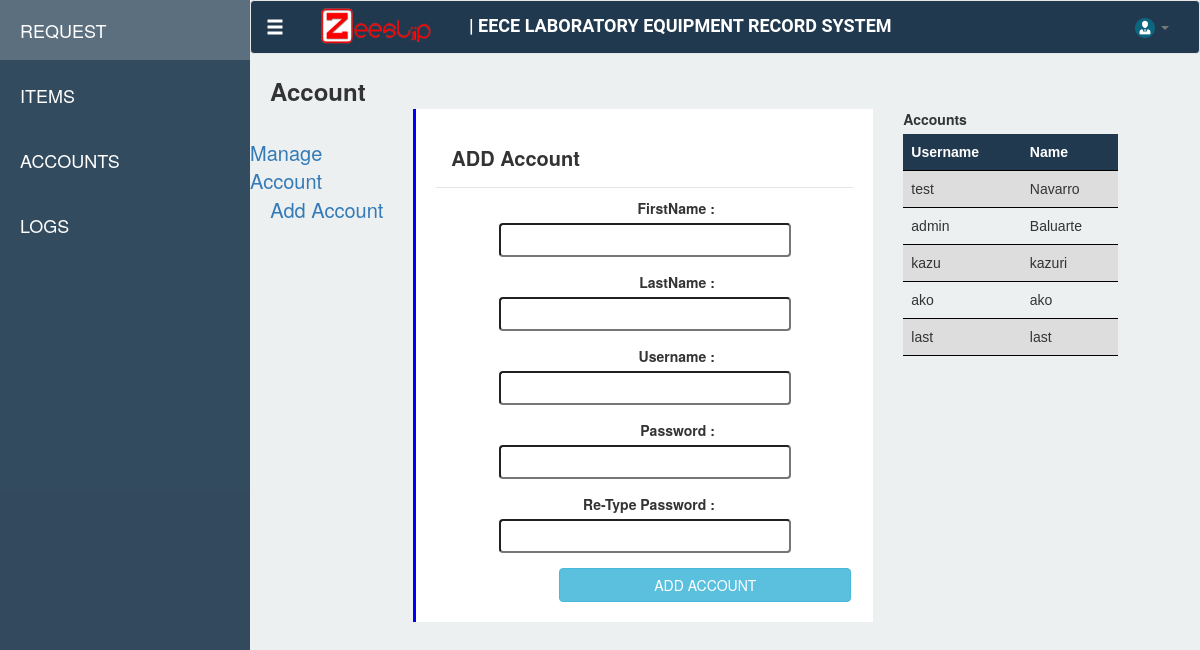
Page /dashboard/account on the earlier database version.
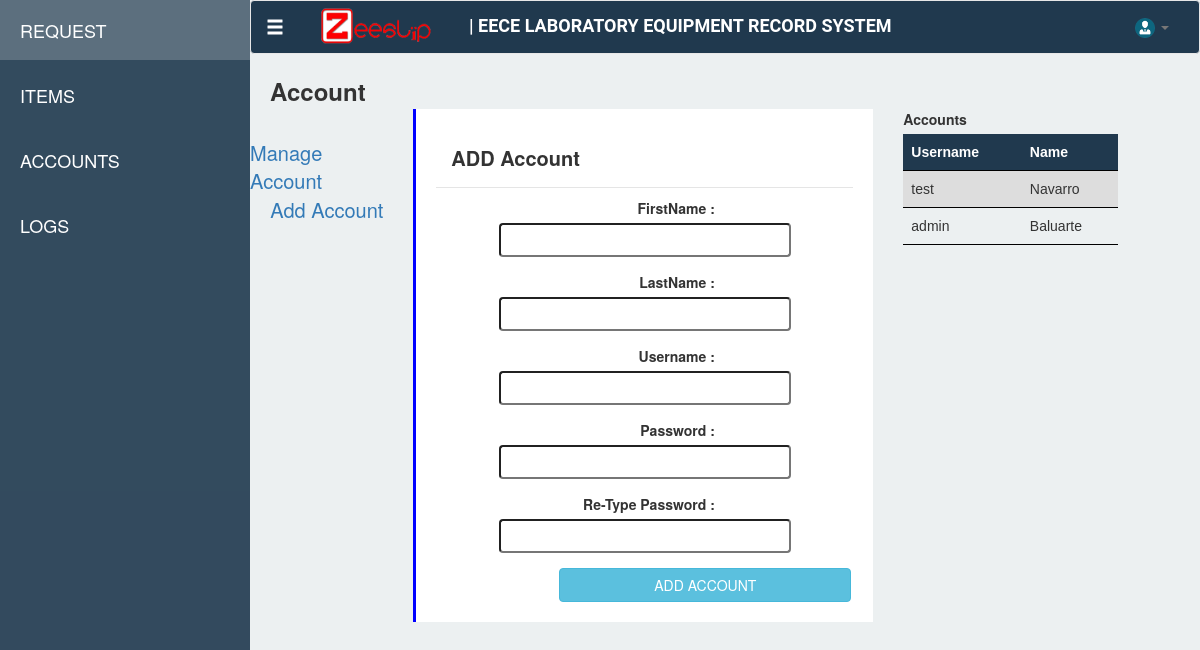
Same page on the later database version.
### tables this page shows
CREATE TABLE "Account" ("accountId" INTEGER PRIMARY KEY  AUTOINCREMENT  NOT NULL  UNIQUE , "username" VARCHAR NOT NULL  UNIQUE , "password" VARCHAR NOT NULL , "firstName" VARCHAR, "lastName" VARCHAR);

### app.py (the view)
    @app.route('/dashboard/account')
    def account():
        con = sqlite3.connect("ZeeSlipv2.sqlite")
        con.row_factory = sqlite3.Row
        cur = con.cursor()
        cur.execute("SELECT username, lastname FROM Account")
        rows = cur.fetchall();
        return render_template('modules/account.html' ,  recs = rows)

### templates/modules/account.html (shortened to what this page needs)
{% extends "dashboard.html" %}
{% block account %}
<link type="text/css" href="{{ url_for('static', filename='css/styles.css') }}" rel="stylesheet">
<div class="">
    <div class="row">
        <div class="col-md-2"><span style="padding-left: 20px;" class="request-text"> Account </span></div>
    </div>
    <div class="row">
        <div class="col-md-2">
            <div id="manAcc" style="float: right; padding-top: 30px; font-size: 20px " ><a href="#"> Manage Account </a></div>
            <div id="addAcc" style="float: right;  font-size: 20px"><a href="#"> Add Account </a></div>
        </div>
        <div class=" col-md-6">
            <section>
                  <div id="foraddAcc" class="border-box3">
                  <div class="modal-header"  style="font-size: 20px; font-weight: bold">ADD Account</div>
                    <center>
                      <form id="addAcc" action="/addAccount" style="margin-top: 10px" method="post">
                        <div class="form-group block">
                            <label>FirstName : </label>
                            <input type="text" class=" inputfield-size" id="newFname" name="newFname" required >
                        </div>
                        <div class="form-group block">
                            <label>LastName : </label>
                            <input type="text" class=" inputfield-size" id="newLname" name="newLname" required>
                        </div>
                        <div class="form-group block">
                            <label>Username : </label>
                            <input type="text" class=" inputfield-size"  id="newusername" name="newusername" required>
                        </div>
                        <div class="form-group block">
                            <label>Password : </label>
                            <input type="password" class=" inputfield-size"  id="newpassword" name="newpassword" required>
                        </div>
                        <div class="form-group block">
                            <label>Re-Type Password : </label>
                            <input type="password" class=" inputfield-size"  id="rnewpassword" name="rnewpassword" required>
                        </div>
                        <button type="submit" class="btn btn-info" style="width: 70% ; margin-left: 29%">ADD ACCOUNT</button>
                    </form>
                    </center>
                  </div>
            </section>
        </div>
        <div class="col-md-3 border-box-3">
            <label> Accounts </label>
            <table>
                <thead>
                <tr>
                <th>Username</th>
                <th>Name</th>
                </tr>
                </thead>
                <tbody>
                {% for r in recs %}
                    <tr>
                        <td>{{ r[0] }}</td>
                        <td>{{ r[1] }}</td>
                    </tr>
                {% endfor %}
                </tbody>
            </table>
        </div>
    </div>
    <br>
</div>
{% endblock %}

Differences in the rows shown:
removed Account: username "kazu", lastName "kazuri"
removed Account: username "ako", lastName "ako"
removed Account: username "last", lastName "last"
